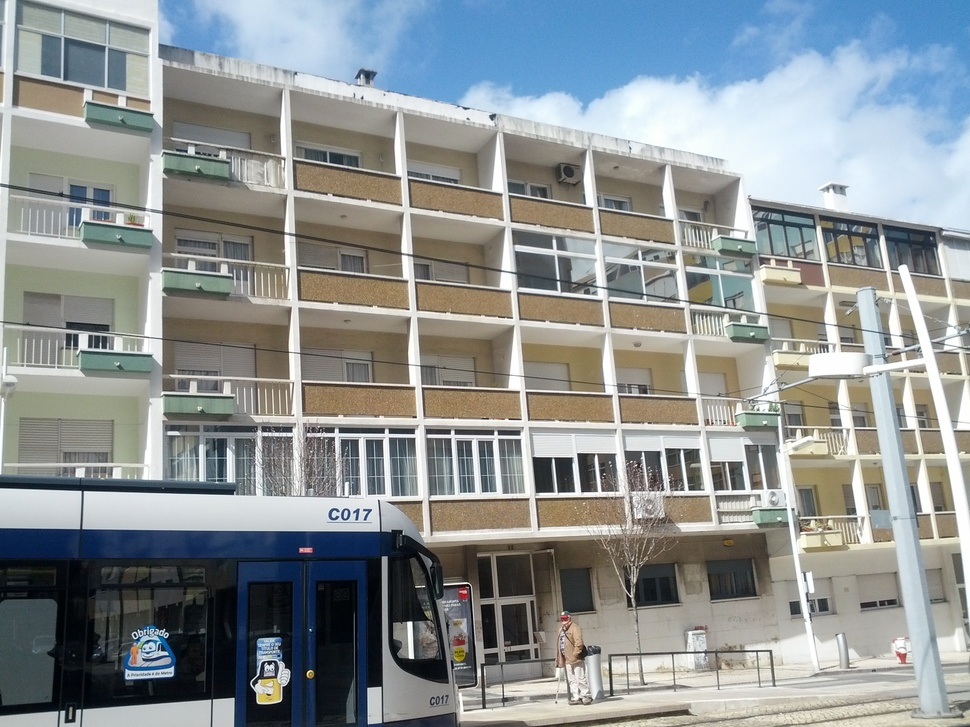
#> input picture SimpleImageDataset/building00.jpg, 970 x 727 px, shrunk from 2592 x 1944 before the run; its folder holds only this picture in this run
$ python neighbors.py   (older library calls are emulated)
#> lines starting #> are read from the running program, lines starting #| are printed output that depends on the picture
# This code is supporting material for the book
# Building Machine Learning Systems with Python
# by Willi Richert and Luis Pedro Coelho
# published by PACKT Publishing

import numpy as np
import mahotas as mh
from glob import glob
from features import texture, chist
from matplotlib import pyplot as plt
from sklearn.preprocessing import StandardScaler
from scipy.spatial import distance

basedir = '../SimpleImageDataset/'


haralicks = []
chists = []

print('Computing features...')
# Use glob to get all the images
images = glob('{}/*.jpg'.format(basedir))
# We sort the images to ensure that they are always processed in the same order
# Otherwise, this would introduce some variation just based on the random
# ordering that the filesystem uses
images.sort()

for fname in images:
    imc = mh.imread(fname)
#> imc is the input picture: shape (727, 970, 3); mean R, G, B 140.2, 146, 146.9
    imc = imc[200:-200,200:-200]
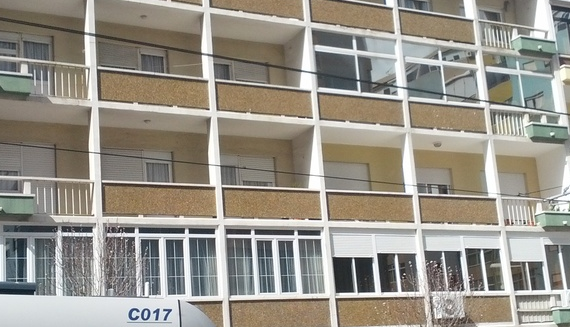
#> imc: shape (327, 570, 3); mean R, G, B 151.6, 146.8, 137.1
#> (the run stopped early here; a loop or call above may not have finished)

$ run again, on SimpleImageDataset/building04.jpg
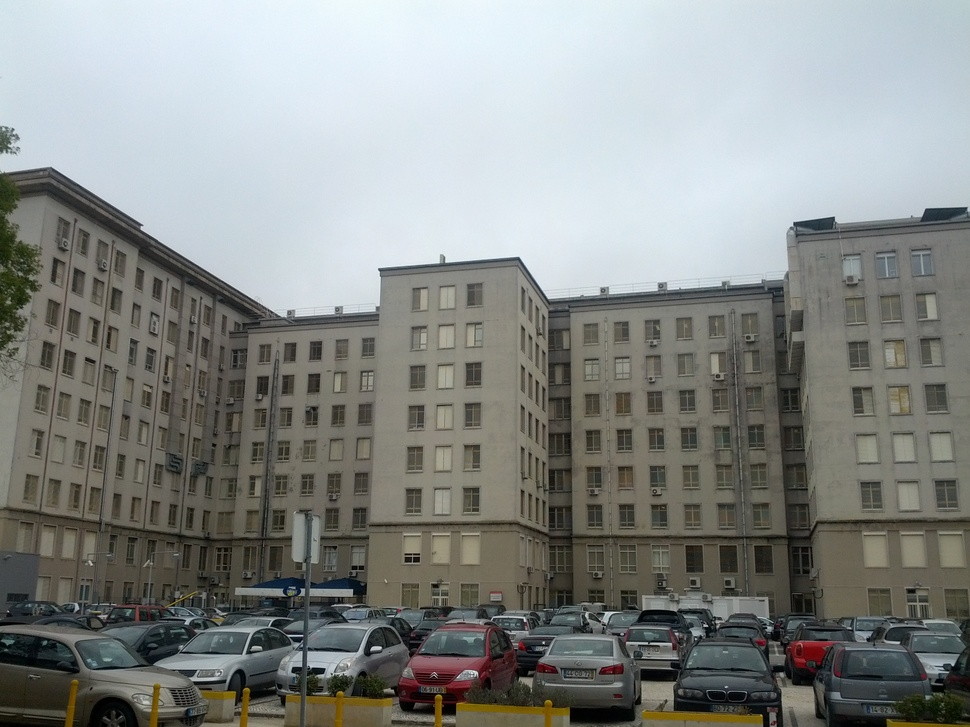
#> input picture SimpleImageDataset/building04.jpg, 970 x 727 px, shrunk from 2592 x 1944 before the run
#> imc is the input picture: shape (727, 970, 3); mean R, G, B 135.2, 138.5, 135.9
#> `imc = imc[200:-200,200:-200]`:
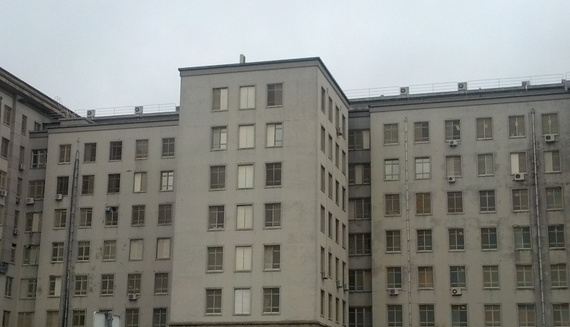
#> imc: shape (327, 570, 3); mean R, G, B 134.4, 135.4, 130.2

$ run again, on SimpleImageDataset/building05.jpg
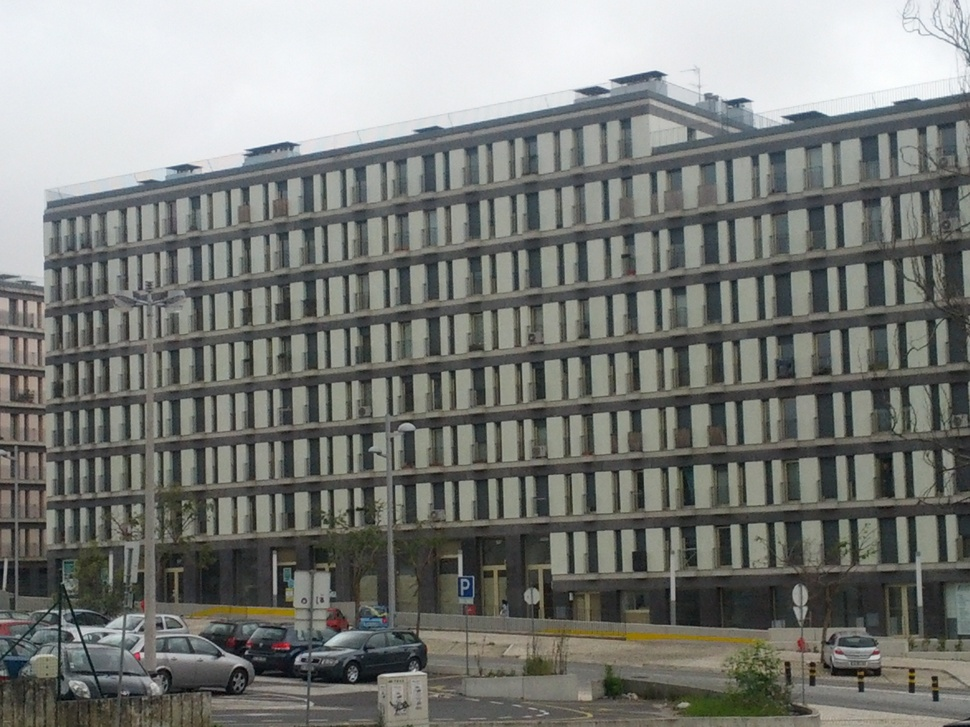
#> input picture SimpleImageDataset/building05.jpg, 970 x 727 px, shrunk from 2592 x 1944 before the run
#> imc is the input picture: shape (727, 970, 3); mean R, G, B 122.6, 124.7, 120.8
#> `imc = imc[200:-200,200:-200]`:
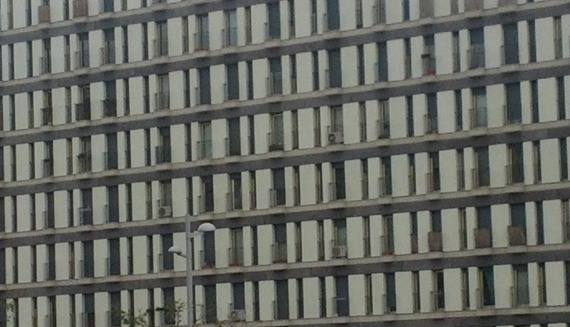
#> imc: shape (327, 570, 3); mean R, G, B 103.2, 105.7, 99.2

$ run again, on SimpleImageDataset/building06.jpg
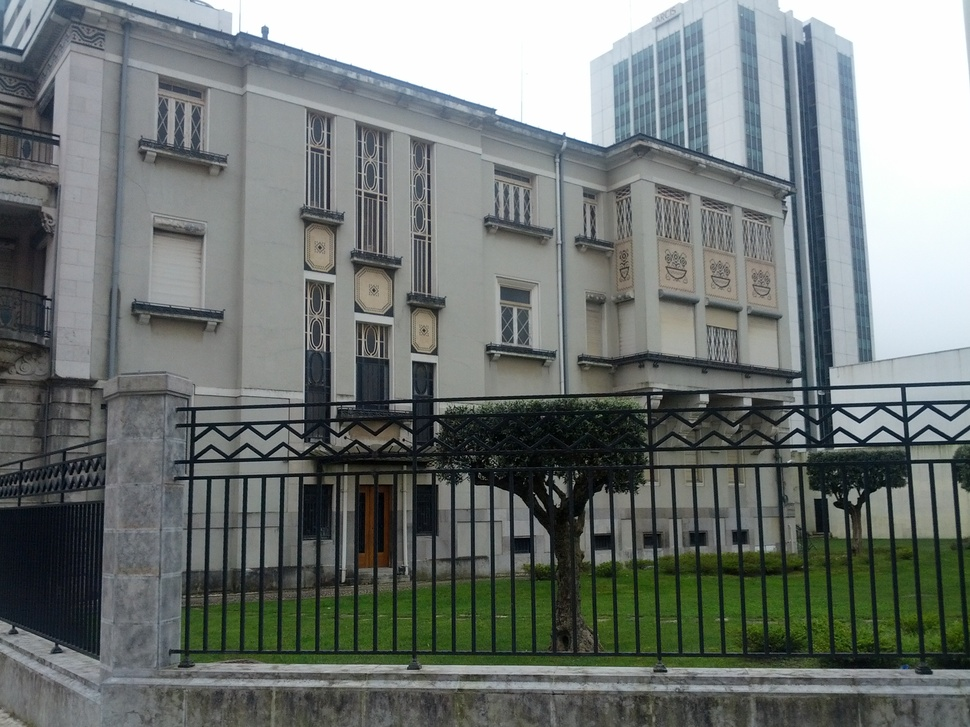
#> input picture SimpleImageDataset/building06.jpg, 970 x 727 px, shrunk from 2592 x 1944 before the run
#> imc is the input picture: shape (727, 970, 3); mean R, G, B 112.3, 118.7, 115.8
#> `imc = imc[200:-200,200:-200]`:
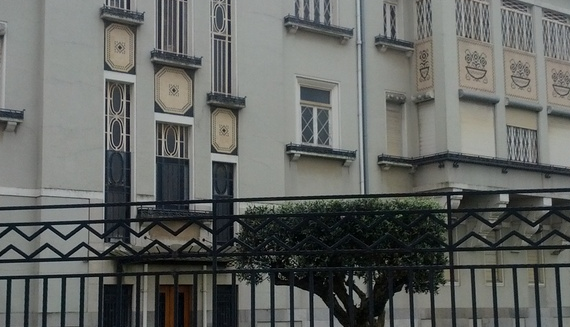
#> imc: shape (327, 570, 3); mean R, G, B 98.7, 101.4, 98.4

$ run again, on SimpleImageDataset/building01.jpg
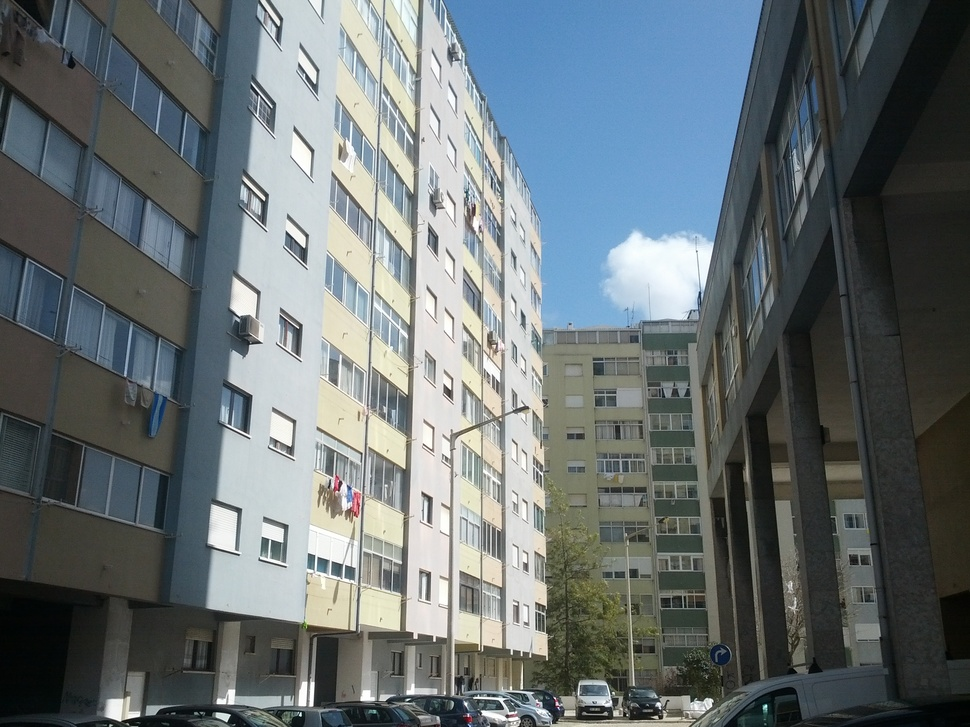
#> input picture SimpleImageDataset/building01.jpg, 970 x 727 px, shrunk from 2592 x 1944 before the run
#> imc is the input picture: shape (727, 970, 3); mean R, G, B 103, 111.7, 114
#> `imc = imc[200:-200,200:-200]`:
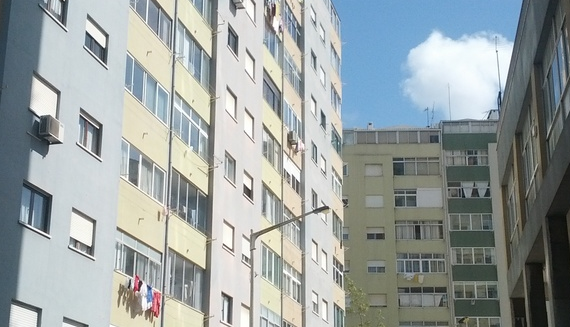
#> imc: shape (327, 570, 3); mean R, G, B 153.6, 161.2, 160.9
